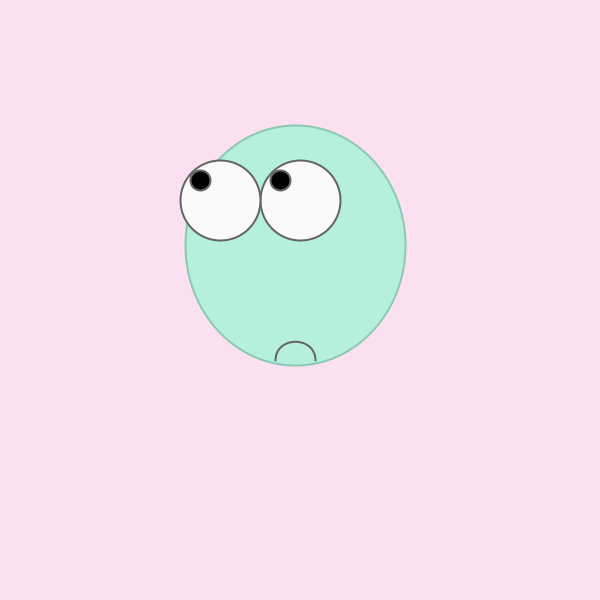
Frame 1 (no input)
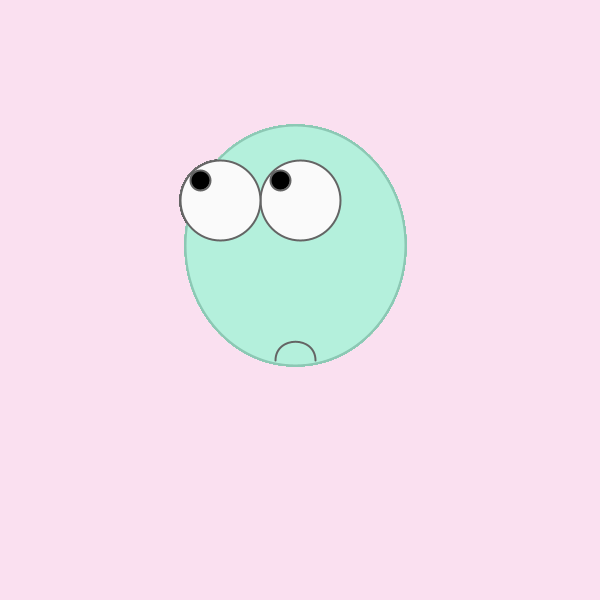
Frame 60 (the mouse pressed at the canvas centre just before this capture)
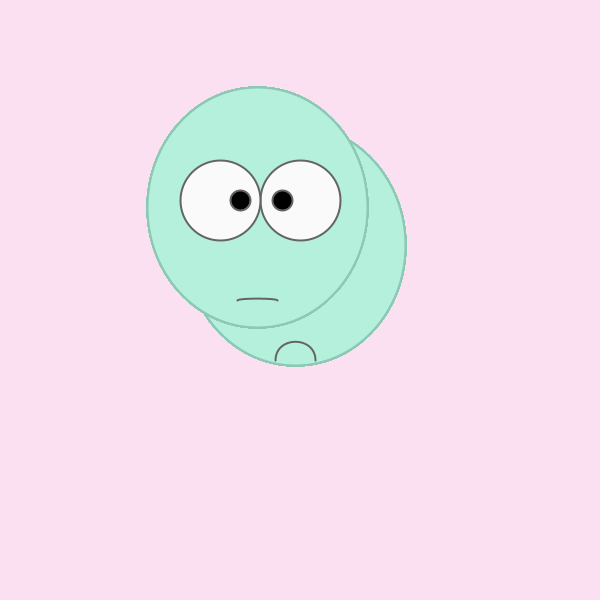
Frame 120 (the mouse held since frame 60 and released just before this capture)

The Processing sketch that drew these frames (run headless with seeded random() and noise(); from frame 60 on, the mouse is pressed at the canvas centre):

// Processing sketch: processing_139164
// ── processing_139164.pde

void setup() {
size(600, 600);
background(250, 224, 240);
}

void draw() {
  smooth();
  strokeWeight(2);
  fill(180, 240, 220);
  stroke(140, 200, 180);
  ellipseMode(RADIUS);
  float x = mouseX;
  float y = mouseY;
  ellipse((220+((600-x)/8)), (170+((600-y)/8)), 110, 120);
  fill(250);
  stroke(100);
  ellipse(300, 200, 40, 40);
  ellipse(220, 200, 40, 40);  //eyeball
  
  smooth();
  fill(0,0,0,0);
  beginShape();
  vertex((200+((600-x)/8)), (240+((600-y)/5)));
  bezierVertex((200+((600-x)/8)), (260+((600-y)/8)), (240+((600-x)/8)), (260+((600-y)/8)), (240+((600-x)/8)), (240+((600-y)/5))); //mouth
  endShape();
  
  fill(0);
  if (x>280){
  ellipse((280+(((x-280)/320)*40)), (180+((y/600)*40)), 10, 10); 
  ellipse(240, (180+((y/600)*40)), 10, 10);
  } else {
    ellipse(280, (180+((y/600)*40)), 10, 10); 
       ellipse((200+((x/280)*40)), (180+((y/600)*40)), 10, 10); //puple
  }
}
